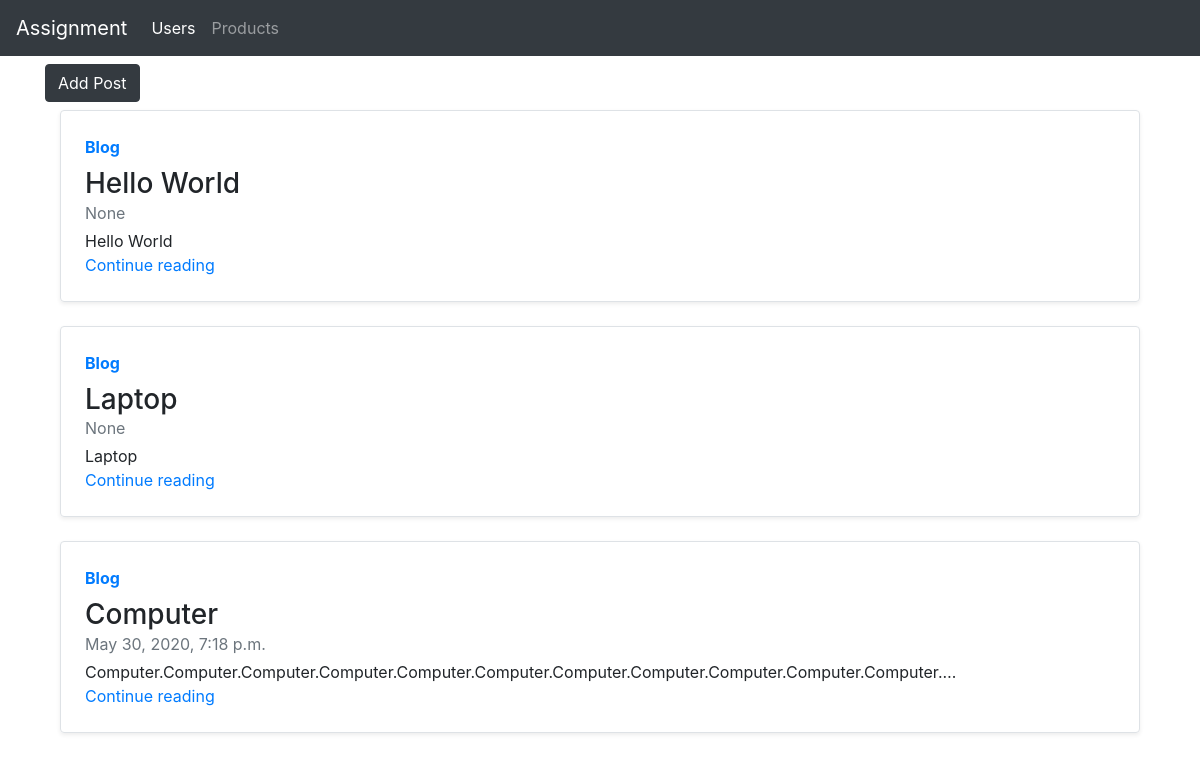
The page /users/blogs on the database its author committed.
### users/models.py (models this page shows, shortened)
class posts(models.Model):
    posts_id=models.AutoField(primary_key=True)
    title=models.CharField(max_length=50,default='')
    text=models.TextField(max_length=1500,default='')
    created_at=models.DateTimeField(auto_now_add=True,blank=True)
    updated_at=models.DateTimeField(auto_now_add=True,blank=True)

### users/views.py (the view)
# urls.py: path('blogs',views.blogs,name="blogs"),
def blogs(request):
    posts_data= posts.objects.all()
    param = {'posts_data': posts_data}
    return render(request, 'users/blogs.html', param)

### users/templates/users/blogs.html (shortened to what this page needs)
{% extends 'base.html'%}
{%block usersactive%}active{%endblock%}
{%block body%}
<div class="container mt-2">
        <a href="/users/addpost">
            <button type="button float-right" class="btn btn-dark">Add Post</button>
        </a>
</div>
<div class="container mt-2 ">
    {%for item in posts_data %}
    <div class="col-md-12">
      <div class="row no-gutters border rounded overflow-hidden flex-md-row mb-4 shadow-sm h-md-250 position-relative">
        <div class="col p-4 d-flex flex-column position-static">
          <strong class="d-inline-block mb-2 text-primary">Blog</strong>
          <h3 class="mb-0">{{item.title}}</h3>
          <div class="mb-1 text-muted">{{item.created_at}}</div>
          <p class="card-text mb-auto">{{item.text|truncatechars:100}}</p>
          <a href="/users/blogpost/{{item.posts_id}}" class="stretched-link">Continue reading</a>
        </div>
      </div>
    </div>
    {%endfor%}
</div>
{%endblock%}

### rows shown on the page
posts: title "Hello World", created_at "None", text "Hello World"
posts: title "Laptop", created_at "None", text "Laptop"
posts: title "Computer", created_at "May 30, 2020, 7:18 p.m.", text "Computer.Computer.Computer.Computer.Computer.Computer.Computer.Computer.Computer.Computer.Computer.…"
